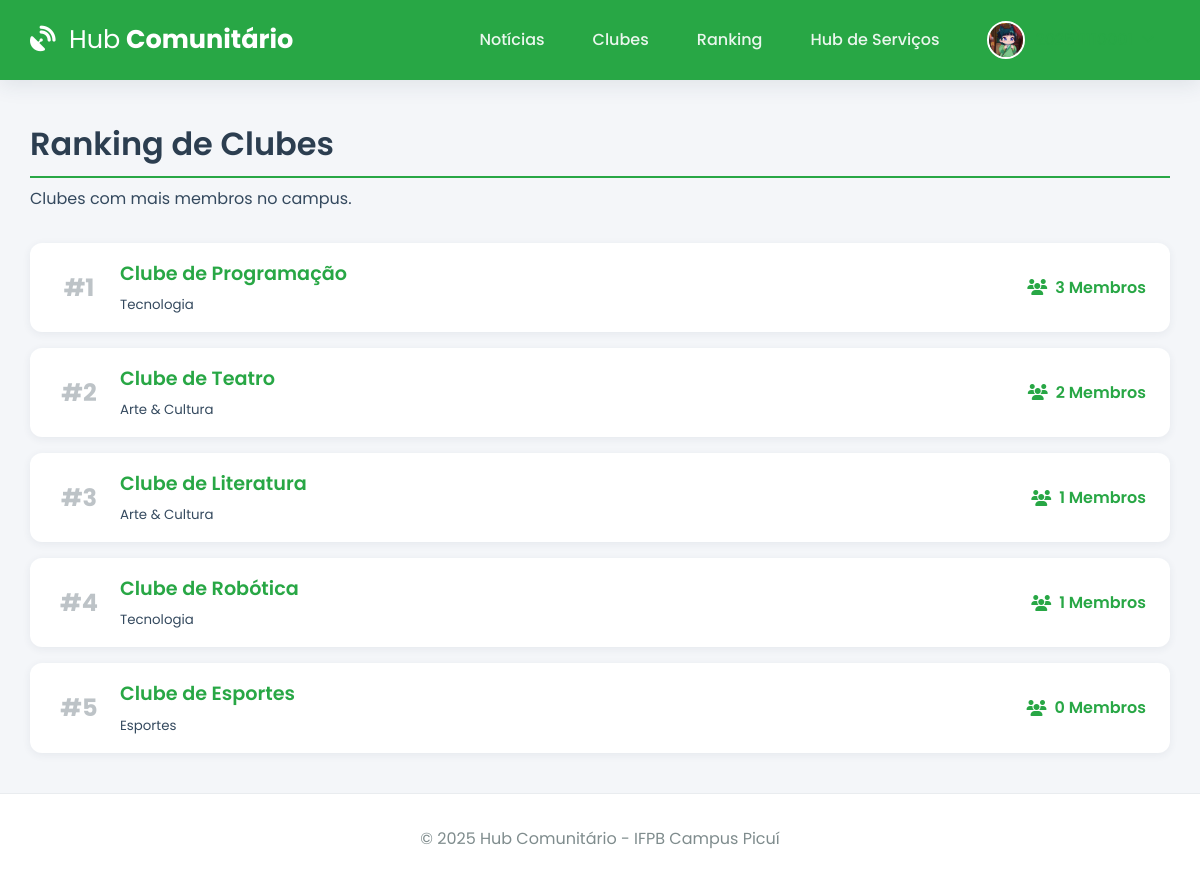
The app's page /ranking (signed in), older data.
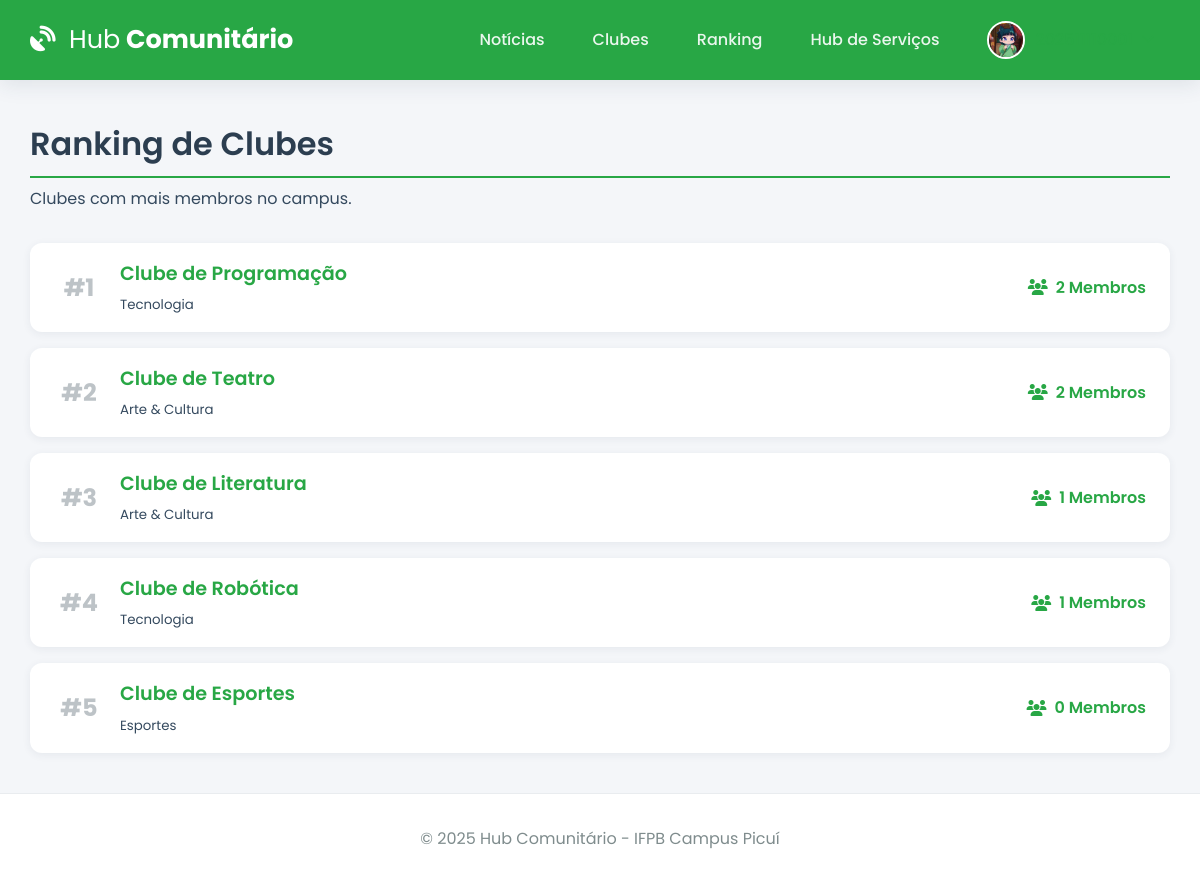
The same page, newer data.
### tables this page shows
CREATE TABLE clube (
    id INTEGER PRIMARY KEY AUTOINCREMENT,
    nome TEXT UNIQUE NOT NULL,
    descricao TEXT NOT NULL,
    categoria TEXT NOT NULL,
    lider_id INTEGER,
    FOREIGN KEY (lider_id) REFERENCES user (id)
);

### app.py (the view)
@app.route('/ranking')
@login_required
def ranking():
    query = "SELECT c.*, (SELECT COUNT(user_id) FROM membros_clube mc WHERE mc.clube_id = c.id) as member_count FROM clube c ORDER BY member_count DESC, c.nome"
    clubes_rankeados = get_db().execute(query).fetchall()
    return render_template('ranking.html', clubes=clubes_rankeados)

### app.py (called while the page is built)
def get_db():
    if 'db' not in g:
        g.db = sqlite3.connect(app.config['DATABASE'], detect_types=sqlite3.PARSE_DECLTYPES)
        g.db.row_factory = sqlite3.Row
    return g.db

@app.context_processor
def inject_global_vars():
    return dict(g=g, current_year=datetime.now(timezone.utc).year, timedelta=timedelta)

@app.before_request
def load_logged_in_user():
    user_id = session.get('user_id')
    g.user = get_db().execute('SELECT * FROM user WHERE id = ?', (user_id,)).fetchone() if user_id else None
    if user_id and g.user is None: session.clear()

def login_required(f):
    @wraps(f)
    def decorated_function(*args, **kwargs):
        if g.user is None:
            flash('Você precisa fazer login para acessar esta página.', 'warning')
            return redirect(url_for('login'))
        return f(*args, **kwargs)
    return decorated_function

### templates/ranking.html (shortened to what this page needs)
{% extends 'base.html' %}
{% block content %}
    <h1 class="page-header">Ranking de Clubes</h1>
        <p class="lead text-muted" style="margin-top: -1rem; margin-bottom: 2rem;">Clubes com mais membros no campus.</p>
            <div class="ranking-list">
                {% for clube in clubes %}
                    <div class="card ranking-item">
                        <span class="ranking-position">#{{ loop.index }}</span>
                        <div class="ranking-info">
                            <h4><a href="{{ url_for('detalhe_clube', clube_id=clube.id) }}">{{ clube.nome }}</a></h4>
                            <small class="text-muted">{{ clube.categoria }}</small>
                        </div>
                        <span class="ranking-score"><i class="fas fa-users"></i> {{ clube['member_count'] }} Membros</span>
                    </div>
                {% else %}
                    <p>Nenhum clube para rankear no momento.</p>
                {% endfor %}
            </div>
{% endblock %}

Row changes from the older to the newer data that the page shows:
changed clube "Clube de Programação": member_count "3" → "2"
